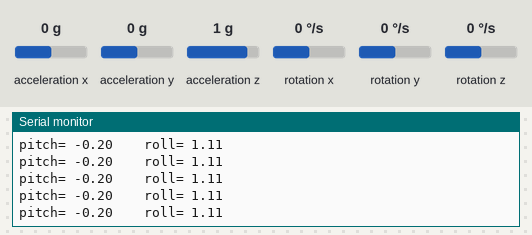
Simulated run of this sketch. Board: Arduino Uno, built with avr-gcc and run on an emulated ATmega328P. On the bench: the last lines printed to the serial monitor. Wiring (inferred from the names in the program): MPU-6050 motion sensor at I2C address 0x68. The test bench sets the inputs (shaded band); at power-on: acceleration x 0 g, acceleration y 0 g, rotation x 0 °/s, rotation y 0 °/s, acceleration z 1 g, rotation z 0 °/s.

Above: at 13.1 s.
13.2 s: acceleration x set to 0.8 g
At 13.8 s:
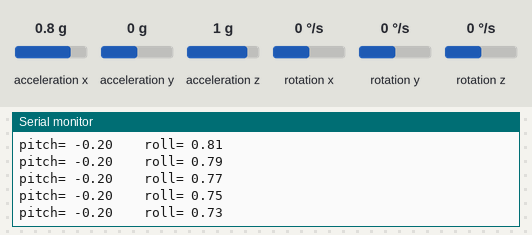
16.2 s: acceleration y set to 0.8 g
At 17.0 s:
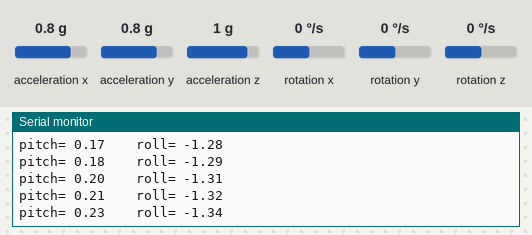
19.2 s: rotation x set to -192 °/s
At 20.2 s:
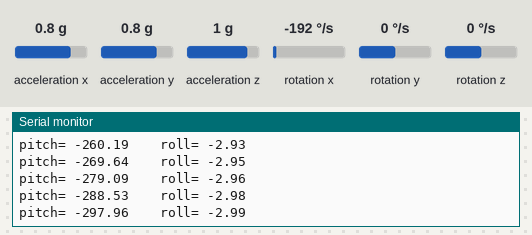
22.2 s: rotation y set to -192 °/s
At 23.1 s:
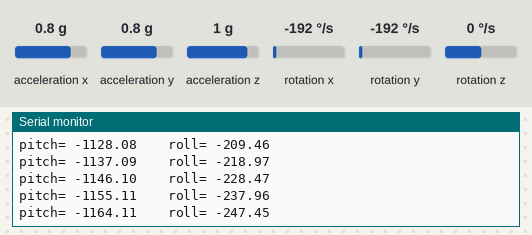
25.2 s: rotation y set to 0 °/s
At 25.8 s:
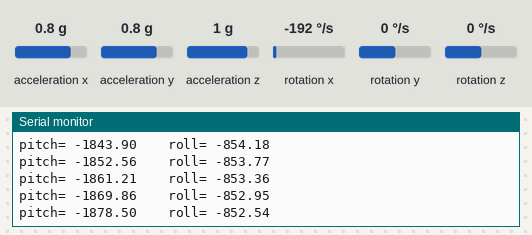
Timing chart, 0 to 28.2 s (numbered marks = the images above; inputs shaded):
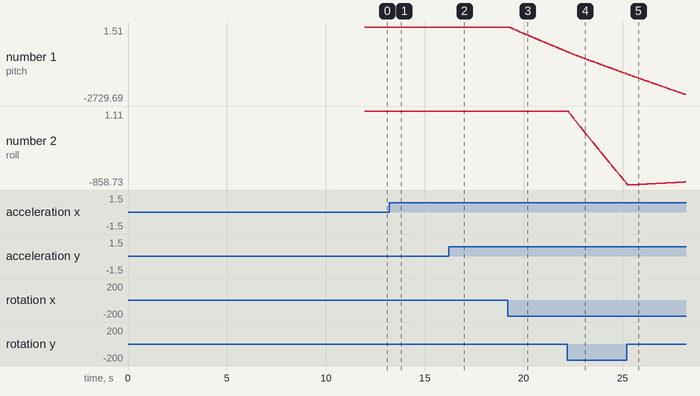

Measured:
- after the input at 13.2 s, the serial monitor: prints a new line after 0.08 s (image 1)
- plotted number 2: 1.11 → -0.9 after the input at 13.2 s

The sketch:

IMU.ino
```cpp
#include <Wire.h>

#define GYRO_CALIBRATION_SAMPLES  1000
#define ACC_ANGLE_WEIGHT  0.0005
#define LOOP_DELAY  50

#define GYRO_READ_DIV  131.0
#define ACC_READ_DIV  16384.0

const double ANGLE_TRAVEL_FACTOR = (float)LOOP_DELAY / 1000.0;
const double DEG_TO_RAD_FACTOR = PI / 180.0;
const double RAD_TO_DEG_FACTOR = 1.0 / DEG_TO_RAD_FACTOR;
const double RAD_ANGLE_TRAVEL_FACTOR = ANGLE_TRAVEL_FACTOR * DEG_TO_RAD_FACTOR;

//Declaring some global variables
double gyro_x, gyro_y, gyro_z;
double last_gyro_x, last_gyro_y, last_gyro_z;
double acc_x, acc_y, acc_z;
double acc_total_vector;

int temperature;
double gyro_x_cal, gyro_y_cal, gyro_z_cal;
long loop_timer;
double angle_pitch, angle_roll;
double angle_roll_acc, angle_pitch_acc;
double angle_pitch_output, angle_roll_output;

bool set_gyro_angles;

void calibrate_gyro_offsets() {
  gyro_x_cal = 0.0;
  gyro_y_cal = 0.0;
  gyro_z_cal = 0.0;

  for (int i = 0; i < GYRO_CALIBRATION_SAMPLES ; ++i) {
    read_mpu_6050_data();                                              //Read the raw acc and gyro data from the MPU-6050
    gyro_x_cal += gyro_x;                                              //Add the gyro x-axis offset to the gyro_x_cal variable
    gyro_y_cal += gyro_y;                                              //Add the gyro y-axis offset to the gyro_y_cal variable
    gyro_z_cal += gyro_z;                                              //Add the gyro z-axis offset to the gyro_z_cal variable
    delay(10);
  }

  gyro_x_cal /= GYRO_CALIBRATION_SAMPLES;
  gyro_y_cal /= GYRO_CALIBRATION_SAMPLES;
  gyro_z_cal /= GYRO_CALIBRATION_SAMPLES;
}

void substruct_gyro_offset() {
  gyro_x -= gyro_x_cal;
  gyro_y -= gyro_y_cal;
  gyro_z -= gyro_z_cal;
}


void setup() {
  Wire.begin();                                                        //Start I2C as master
  Serial.begin(9600);                                                  //Use only for debugging

  setup_mpu_6050_registers();                                          //Setup the registers of the MPU-6050 (500dfs / +/-8g) and start the gyro

  last_gyro_x = 0.0;
  last_gyro_y = 0.0;
  last_gyro_z = 0.0;

  angle_pitch = 0.0;
  angle_roll = 0.0;

  set_gyro_angles = false;

  Serial.println("Calibrating gyro's offsets...");
  calibrate_gyro_offsets();
  Serial.println("done offsets calibration");

  loop_timer = micros();                                               //Reset the loop timer
}

void loop() {

  // read current values
  read_mpu_6050_data();

  // fix offsets
  substruct_gyro_offset();

  // gyro angle calculations
  angle_pitch += ((float)(gyro_x + last_gyro_x) / 2.0) * ANGLE_TRAVEL_FACTOR;
  angle_roll += ((float)(gyro_y + last_gyro_y) / 2.0) * ANGLE_TRAVEL_FACTOR;

//  // compencate yaw movement
//  angle_pitch += angle_roll * sin(((float)(gyro_z + last_gyro_z) / 2.0) * RAD_ANGLE_TRAVEL_FACTOR);
//  angle_roll -= angle_pitch * sin(((float)(gyro_z + last_gyro_z) / 2.0) * RAD_ANGLE_TRAVEL_FACTOR);

  // store current values
  last_gyro_x = gyro_x;
  last_gyro_y = gyro_y;
  last_gyro_z = gyro_z;

  // accelerometer angle calculations
  acc_total_vector = sqrt((acc_x * acc_x) + (acc_y * acc_y) + (acc_z * acc_z));  //Calculate the total accelerometer vector
  angle_pitch_acc = asin((float)acc_y / acc_total_vector) * RAD_TO_DEG_FACTOR;
  angle_roll_acc = asin((float)acc_x / acc_total_vector) * (-RAD_TO_DEG_FACTOR);

  //Place the MPU-6050 spirit level and note the values in the following two lines for calibration
  angle_pitch_acc -= 0.19951;
  angle_roll_acc -= -1.11375;

  if(set_gyro_angles) {
    angle_pitch = angle_pitch * (1.0 - ACC_ANGLE_WEIGHT) + angle_pitch_acc * ACC_ANGLE_WEIGHT;
    angle_roll = angle_roll * (1.0 - ACC_ANGLE_WEIGHT) + angle_roll_acc * ACC_ANGLE_WEIGHT;
  }
  else {
    angle_pitch = angle_pitch_acc;
    angle_roll = angle_roll_acc;
    set_gyro_angles = true;
  }

  //To dampen the pitch and roll angles a complementary filter is used
  angle_pitch_output = angle_pitch_output * 0.1 + angle_pitch * 0.9;   //Take 90% of the output pitch value and add 10% of the raw pitch value
  angle_roll_output = angle_roll_output * 0.1 + angle_roll * 0.9;      //Take 90% of the output roll value and add 10% of the raw roll value

  Serial.print("pitch= "); Serial.print(angle_pitch);
  Serial.print("\t\troll= "); Serial.println(angle_roll);

  while(micros() - loop_timer < LOOP_DELAY);
  loop_timer = micros();
}

void read_mpu_6050_data(){                                             //Subroutine for reading the raw gyro and accelerometer data
  Wire.beginTransmission(0x68);                                        //Start communicating with the MPU-6050
  Wire.write(0x3B);                                                    //Send the requested starting register
  Wire.endTransmission();                                              //End the transmission
  Wire.requestFrom(0x68, 14);                                          //Request 14 bytes from the MPU-6050

  while(Wire.available() < 14);                                        //Wait until all the bytes are received

  acc_x = (Wire.read()<<8|Wire.read()) / ACC_READ_DIV;
  acc_y = (Wire.read()<<8|Wire.read()) / ACC_READ_DIV;
  acc_z = (Wire.read()<<8|Wire.read()) / ACC_READ_DIV;

  temperature = Wire.read()<<8|Wire.read();                            //Add the low and high byte to the temperature variable

  gyro_x = (Wire.read()<<8|Wire.read()) / GYRO_READ_DIV;
  gyro_y = (Wire.read()<<8|Wire.read()) / GYRO_READ_DIV;
  gyro_z = (Wire.read()<<8|Wire.read()) / GYRO_READ_DIV;

}

void setup_mpu_6050_registers(){
  Wire.beginTransmission(0b1101000); //This is the I2C address of the MPU (b1101000/b1101001 for AC0 low/high datasheet sec. 9.2)
  Wire.write(0x6B); //Accessing the register 6B - Power Management (Sec. 4.28)
  Wire.write(0b00000000); //Setting SLEEP register to 0. (Required; see Note on p. 9)
  Wire.endTransmission();

  Wire.beginTransmission(0b1101000); //I2C address of the MPU
  Wire.write(0x1B); //Accessing the register 1B - Gyroscope Configuration (Sec. 4.4)
  Wire.write(0x00000000); //Setting the gyro to full scale +/- 250deg./s
  Wire.endTransmission();

  Wire.beginTransmission(0b1101000); //I2C address of the MPU
  Wire.write(0x1C); //Accessing the register 1C - Acccelerometer Configuration (Sec. 4.5)
  Wire.write(0b00000000); //Setting the accel to +/- 2g
  Wire.endTransmission();
}
```
